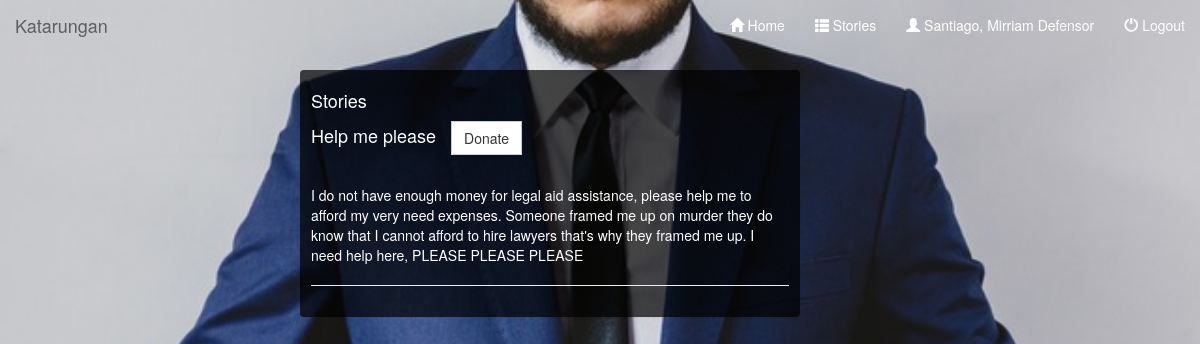
The page /stories.php (signed in) on the database its author committed.
### tables this page shows
CREATE TABLE `tblpublish` (
  `publishID` int(11) NOT NULL,
  `userID` text NOT NULL,
  `publishTitle` text NOT NULL,
  `publishDescription` text NOT NULL,
  `timestamp` text NOT NULL,
  `status` text NOT NULL
);

### stories.php (the view, shortened to what this page needs)
<?php include ('HEADER.php'); ?>
<div class=" panel col-md-5 col-md-offset-3">
<h4>Stories</h4>
<?php
$getStories = mysqli_query($conn, " SELECT * FROM tblpublish ");
while($row = mysqli_fetch_assoc($getStories))
{
?>
	<div>
		<b><h4><?php echo $row['publishTitle']; ?>&nbsp;&nbsp;&nbsp;<button class="btn btn-default">Donate</button></h4></b><br>
		<?php echo $row['publishDescription']; ?>
	</div>
	<hr>
<?php
}
?></form>
</div>

### HEADER.php (style rules this page uses)
body { background: url('images/bg_2880.jpg') no-repeat center center fixed; -webkit-background-size: cover; -moz-background-size: cover; -o-background-size: cover; background-size: cover; color: white; }
.btn { border-radius: 0; }

### stories.php (style rules this page uses)
body { color:white; }
.panel { background: url('images/tile.png'); padding:10px; }

### rows shown on the page
tblpublish: publishTitle "Help me please", publishDescription "I do not have enough money for legal aid assistance, please help me to afford my very need expenses. Someone framed me up on murder they do know that I cannot afford to hire lawyers that's why they framed me up. I need help here, PLEASE PLEASE PLEASE"

### other values the page prints
$_SESSION['userName'] "Santiago, Mirriam Defensor"
